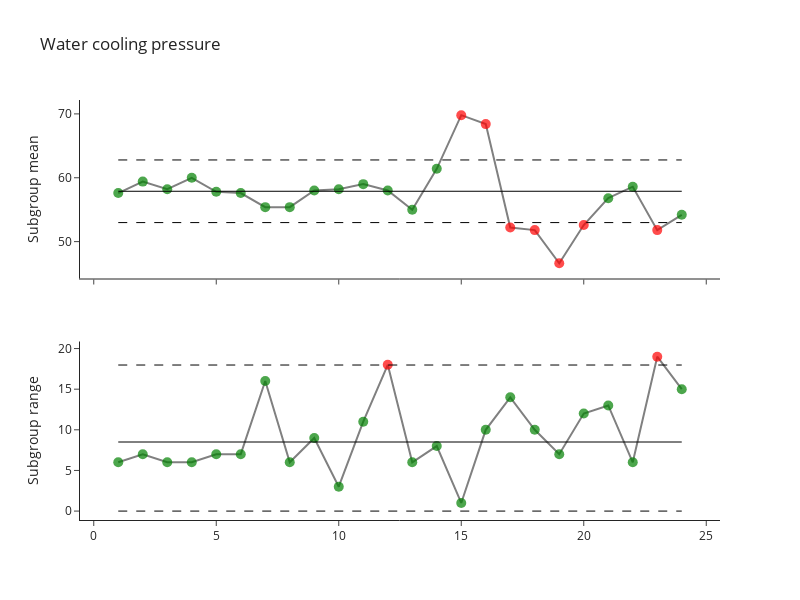

Source (notebook cell):
### Markdown cell above
## New data can be plotted

### Code cell
# Calculate the ranges and means for new data
chart.predict(values=values, labels=labels)
# plot the chart
chart.plot()

### Figure 1 — Plotly figure (JSON) as saved in the notebook; plotly's stock layout.template omitted (floating-point values rounded to 4 significant figures)
{"data": [{"customdata": [["2021-12-01", "Subgroup mean: 57.6"], ["2021-12-02", "Subgroup mean: 59.4"], ["2021-12-03", "Subgroup mean: 58.2"], ["2021-12-04", "Subgroup mean: 60.0"], ["2021-12-07", "Subgroup mean: 57.8"], ["2021-12-08", "Subgroup mean: 57.6"], ["2021-12-09", "Subgroup mean: 55.4"], ["2021-12-10", "Subgroup mean: 55.4"], ["2021-12-11", "Subgroup mean: 58.0"], ["2021-12-14", "Subgroup mean: 58.2"], ["2021-12-15", "Subgroup mean: 59.0"], ["2021-12-16", "Subgroup mean: 58.0"], ["2021-12-17", "Subgroup mean: 55.0"], ["2021-12-18", "Subgroup mean: 61.4"], ["2021-12-21", "Subgroup mean: 69.8"], ["2021-12-22", "Subgroup mean: 68.4"], ["2022-01-04", "Subgroup mean: 52.2"], ["2022-01-05", "Subgroup mean: 51.8"], ["2022-01-06", "Subgroup mean: 46.6"], ["2022-01-07", "Subgroup mean: 52.6"], ["2022-01-08", "Subgroup mean: 56.8"], ["2022-01-11", "Subgroup mean: 58.6"], ["2022-01-12", "Subgroup mean: 51.8"], ["2022-01-13", "Subgroup mean: 54.2"]], "hovertemplate": "<b>%{customdata[0]}</b><br>%{customdata[1]}", "line": {"color": "gray"}, "marker": {"color": ["green", "green", "green", "green", "green", "green", "green", "green", "green", "green", "green", "green", "green", "green", "red", "red", "red", "red", "red", "red", "green", "green", "red", "green"], "opacity": 0.7, "size": 10}, "mode": "markers+lines", "name": "", "showlegend": false, "type": "scatter", "x": [1, 2, 3, 4, 5, 6, 7, 8, 9, 10, 11, 12, 13, 14, 15, 16, 17, 18, 19, 20, 21, 22, 23, 24], "xaxis": "x", "y": [57.6, 59.4, 58.2, 60, 57.8, 57.6, 55.4, 55.4, 58, 58.2, 59, 58, 55, 61.4, 69.8, 68.4, 52.2, 51.8, 46.6, 52.6, 56.8, 58.6, 51.8, 54.2], "yaxis": "y"}, {"customdata": [52.98, 52.98], "hovertemplate": "<b>%{customdata}", "line": {"color": "black", "dash": "dash", "width": 1}, "mode": "lines", "name": "", "type": "scatter", "x": [1, 24], "xaxis": "x", "y": [52.98, 52.98], "yaxis": "y"}, {"customdata": [62.79, 62.79], "hovertemplate": "<b>%{customdata}", "line": {"color": "black", "dash": "dash", "width": 1}, "mode": "lines", "name": "", "type": "scatter", "x": [1, 24], "xaxis": "x", "y": [62.79, 62.79], "yaxis": "y"}, {"customdata": [57.88, 57.88], "hovertemplate": "<b>%{customdata}", "line": {"color": "black", "width": 1}, "mode": "lines", "name": "", "type": "scatter", "x": [1, 24], "xaxis": "x", "y": [57.88, 57.88], "yaxis": "y"}, {"customdata": [["2021-12-01", "Subgroup range: 6"], ["2021-12-02", "Subgroup range: 7"], ["2021-12-03", "Subgroup range: 6"], ["2021-12-04", "Subgroup range: 6"], ["2021-12-07", "Subgroup range: 7"], ["2021-12-08", "Subgroup range: 7"], ["2021-12-09", "Subgroup range: 16"], ["2021-12-10", "Subgroup range: 6"], ["2021-12-11", "Subgroup range: 9"], ["2021-12-14", "Subgroup range: 3"], ["2021-12-15", "Subgroup range: 11"], ["2021-12-16", "Subgroup range: 18"], ["2021-12-17", "Subgroup range: 6"], ["2021-12-18", "Subgroup range: 8"], ["2021-12-21", "Subgroup range: 1"], ["2021-12-22", "Subgroup range: 10"], ["2022-01-04", "Subgroup range: 14"], ["2022-01-05", "Subgroup range: 10"], ["2022-01-06", "Subgroup range: 7"], ["2022-01-07", "Subgroup range: 12"], ["2022-01-08", "Subgroup range: 13"], ["2022-01-11", "Subgroup range: 6"], ["2022-01-12", "Subgroup range: 19"], ["2022-01-13", "Subgroup range: 15"]], "hovertemplate": "<b>%{customdata[0]}</b><br>%{customdata[1]}", "line": {"color": "gray"}, "marker": {"color": ["green", "green", "green", "green", "green", "green", "green", "green", "green", "green", "green", "red", "green", "green", "green", "green", "green", "green", "green", "green", "green", "green", "red", "green"], "opacity": 0.7, "size": 10}, "mode": "markers+lines", "name": "", "showlegend": false, "type": "scatter", "x": [1, 2, 3, 4, 5, 6, 7, 8, 9, 10, 11, 12, 13, 14, 15, 16, 17, 18, 19, 20, 21, 22, 23, 24], "xaxis": "x2", "y": [6, 7, 6, 6, 7, 7, 16, 6, 9, 3, 11, 18, 6, 8, 1, 10, 14, 10, 7, 12, 13, 6, 19, 15], "yaxis": "y2"}, {"customdata": [17.97, 17.97], "hovertemplate": "<b>%{customdata}", "line": {"color": "black", "dash": "dash", "width": 1}, "mode": "lines", "name": "", "type": "scatter", "x": [1, 24], "xaxis": "x2", "y": [17.97, 17.97], "yaxis": "y2"}, {"customdata": [0, 0], "hovertemplate": "<b>%{customdata}", "line": {"color": "black", "dash": "dash", "width": 1}, "mode": "lines", "name": "", "type": "scatter", "x": [1, 24], "xaxis": "x2", "y": [0, 0], "yaxis": "y2"}, {"customdata": [8.5, 8.5], "hovertemplate": "<b>%{customdata}", "line": {"color": "black", "width": 1}, "mode": "lines", "name": "", "type": "scatter", "x": [1, 24], "xaxis": "x2", "y": [8.5, 8.5], "yaxis": "y2"}], "layout": {"height": 600, "showlegend": false, "title": {"text": "Water cooling pressure"}, "width": 800, "xaxis": {"anchor": "y", "domain": [0, 1], "matches": "x2", "showgrid": false, "showticklabels": false}, "xaxis2": {"anchor": "y2", "domain": [0, 1]}, "yaxis": {"anchor": "x", "domain": [0.575, 1], "showgrid": false, "title": {"text": "Subgroup mean"}}, "yaxis2": {"anchor": "x2", "domain": [0, 0.425], "showgrid": false, "title": {"text": "Subgroup range"}}}}
